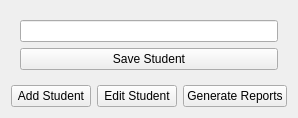
<?xml version="1.0" encoding="UTF-8"?>
<ui version="4.0">
    <class>AdminView</class>
    <widget class="QWidget" name="AdminView">
        <layout class="QVBoxLayout" name="mainLayout">
            <item>
                <widget class="QStackedWidget" name="stackedWidget">
                    <!-- 添加学生页面 -->
                    <widget class="QWidget" name="addStudentPage">
                        <layout class="QVBoxLayout" name="addStudentLayout">
                            <item>
                                <widget class="QLineEdit" name="studentNameLineEdit"/>
                            </item>
                            <item>
                                <widget class="QPushButton" name="saveStudentButton">
                                    <property name="text">
                                        <string>Save Student</string>
                                    </property>
                                </widget>
                            </item>
                        </layout>
                    </widget>
                    <!-- 编辑学生页面 -->
                    <widget class="QWidget" name="editStudentPage">
                        <layout class="QVBoxLayout" name="editStudentLayout">
                            <item>
                                <widget class="QLineEdit" name="searchStudentLineEdit"/>
                            </item>
                            <item>
                                <widget class="QPushButton" name="searchStudentButton">
                                    <property name="text">
                                        <string>Search</string>
                                    </property>
                                </widget>
                            </item>
                        </layout>
                    </widget>
                    <!-- 生成报告页面 -->
                    <widget class="QWidget" name="generateReportsPage">
                        <layout class="QVBoxLayout" name="generateReportsLayout">
                            <item>
                                <widget class="QPushButton" name="generateReportButton">
                                    <property name="text">
                                        <string>Generate Report</string>
                                    </property>
                                </widget>
                            </item>
                        </layout>
                    </widget>
                </widget>
            </item>
            <item>
                <!-- 导航按钮 -->
                <layout class="QHBoxLayout">
                    <item>
                        <widget class="QPushButton" name="addStudentButton">
                            <property name="text">
                                <string>Add Student</string>
                            </property>
                        </widget>
                    </item>
                    <item>
                        <widget class="QPushButton" name="editStudentButton">
                            <property name="text">
                                <string>Edit Student</string>
                            </property>
                        </widget>
                    </item>
                    <item>
                        <widget class="QPushButton" name="generateReportsButton">
                            <property name="text">
                                <string>Generate Reports</string>
                            </property>
                        </widget>
                    </item>
                </layout>
            </item>
        </layout>
    </widget>
</ui>
